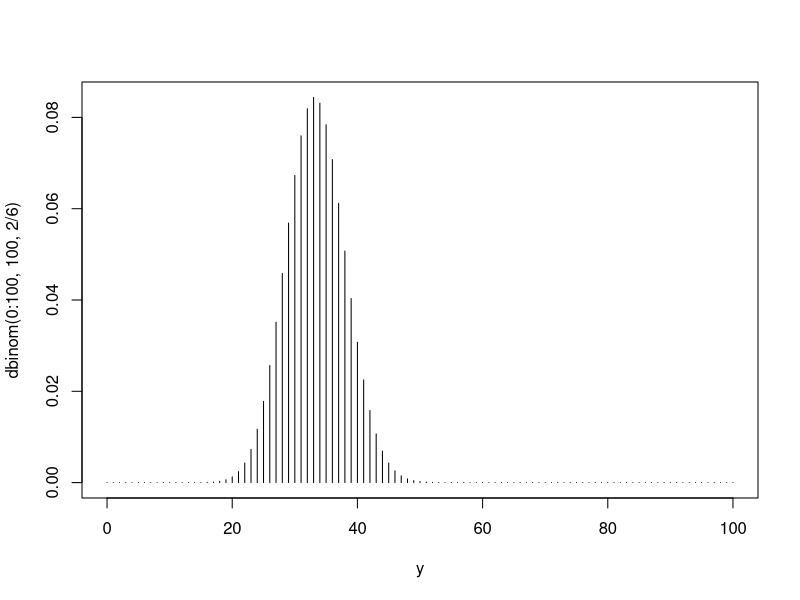

Write R code to recreate this figure. (Note: this script raises an error after producing the figure.)
## ---- chunk 1
knitr::opts_chunk$set(echo = TRUE)
## ---- chunk 2
y = 0:100
plot(y, dbinom(0:100, 100, 2/6), type = "h")
## ---- chunk 3
y = 0:100
Like = dbinom(y = 34, prob = c(0:6)/6, size = 100)
plot(0:6, Like, type='p')
